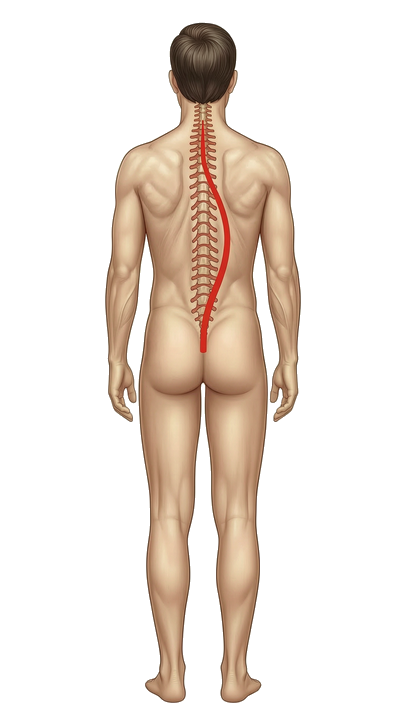
#> input picture cards/assets/body-mild.png, 406 x 720 px; its folder holds only this picture in this run
$ python key_bg.py ../assets/body-mild.png
#> lines starting #> are read from the running program, lines starting #| are printed output that depends on the picture; after the words box and inside, x2 and y2 are one past the last pixel; in counts of white or black regions, pixels touching at a corner belong together
# -*- coding: utf-8 -*-
"""从四角泛洪填充，把"与边缘同色"的背景变成透明。

比阈值法稳：白底、黑底、带轻微渐变的底都能处理，且不会误伤画面内部的白色区域。

用法:
  python key_bg.py            # 处理 assets 下全部 png
  python key_bg.py --tol 24
  python key_bg.py --file x.png
"""
import sys
from collections import deque
from pathlib import Path

sys.stdout.reconfigure(encoding="utf-8")
from PIL import Image

ROOT = Path(__file__).resolve().parents[1]
ASSETS = ROOT / "assets"


def key(path, tol=20):
#> called with tol = 20
    im = Image.open(path).convert("RGB")
    w, h = im.size
#> w = 406; h = 720
    px = im.load()

    # 取"边框众数色"作为背景基准：黑底、白底、浅灰底都能覆盖
    from collections import Counter
    border = []
    for x in range(w):
        border.append(px[x, 0]); border.append(px[x, h - 1])
#> after the loop, border = 812 items, first 6: (250, 251, 247), (249, 250, 251), (251, 251, 248), (250, 250, 247), (251, 251, 246), (249, 250, 246)
    for y in range(h):
        border.append(px[0, y]); border.append(px[w - 1, y])
#> after the loop, border = 2252 items, first 6: (250, 251, 247), (249, 250, 251), (251, 251, 248), (250, 250, 247), (251, 251, 246), (249, 250, 246)
    base = Counter(border).most_common(1)[0][0]
#> base = (247, 248, 245)
    seen = bytearray(w * h)
    dq = deque()
    for sx, sy in ((0, 0), (w - 1, 0), (0, h - 1), (w - 1, h - 1)):
        i = sy * w + sx
        if not seen[i]:
            seen[i] = 1
            dq.append((sx, sy))

    while dq:
        x, y = dq.popleft()
        for nx, ny in ((x + 1, y), (x - 1, y), (x, y + 1), (x, y - 1)):
            if 0 <= nx < w and 0 <= ny < h:
                i = ny * w + nx
                if seen[i]:
                    continue
                c = px[nx, ny]
                if abs(c[0] - base[0]) <= tol and abs(c[1] - base[1]) <= tol and abs(c[2] - base[2]) <= tol:
                    seen[i] = 1
                    dq.append((nx, ny))

    alpha = Image.new("L", (w, h), 255)
#> alpha: PIL image 406x720 L; every value is 255
    ap = alpha.load()
    for y in range(h):
        row = y * w
        for x in range(w):
            if seen[row + x]:
                ap[x, y] = 0

    out = im.convert("RGBA")
    out.putalpha(alpha)
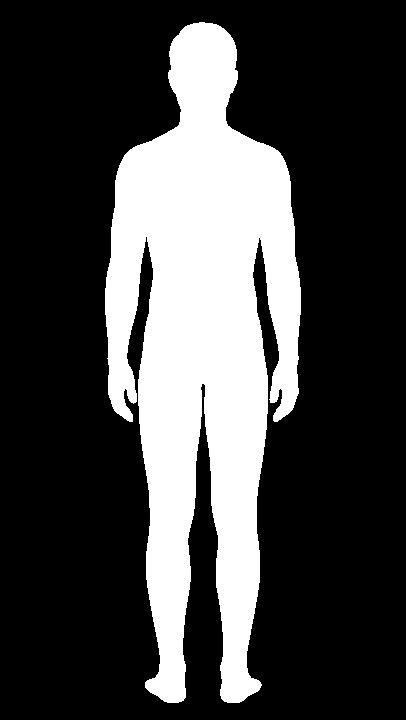
#> alpha: PIL image 406x720 L; 26.5% white; 1 white region, box (x1, y1, x2, y2) and area: (105, 22, 301, 703) 77597
#> out is the input picture: PIL image 406x720 RGBA; mean R, G, B, A 233.5, 224.2, 215.2, 67.7
    out.save(path, optimize=True)

    total = w * h
#> total = 292320
    bg = sum(seen)
#> bg = 214723
    print(f"  {path.name}: {w}x{h}  背景 {bg / total:.0%} 已透明  底色={base}")
#|   body-mild.png: 406x720  背景 73% 已透明  底色=(247, 248, 245)


def main():
    args = sys.argv[1:]
    tol = 20
    if "--tol" in args:
        tol = int(args[args.index("--tol") + 1])
    if "--file" in args:
        files = [ASSETS / args[args.index("--file") + 1]]
    else:
        files = sorted(ASSETS.glob("*.png"))
    for f in files:
        if f.exists():
            key(f, tol)
        else:
            print(f"  skip {f.name}")


if __name__ == "__main__":
    main()
